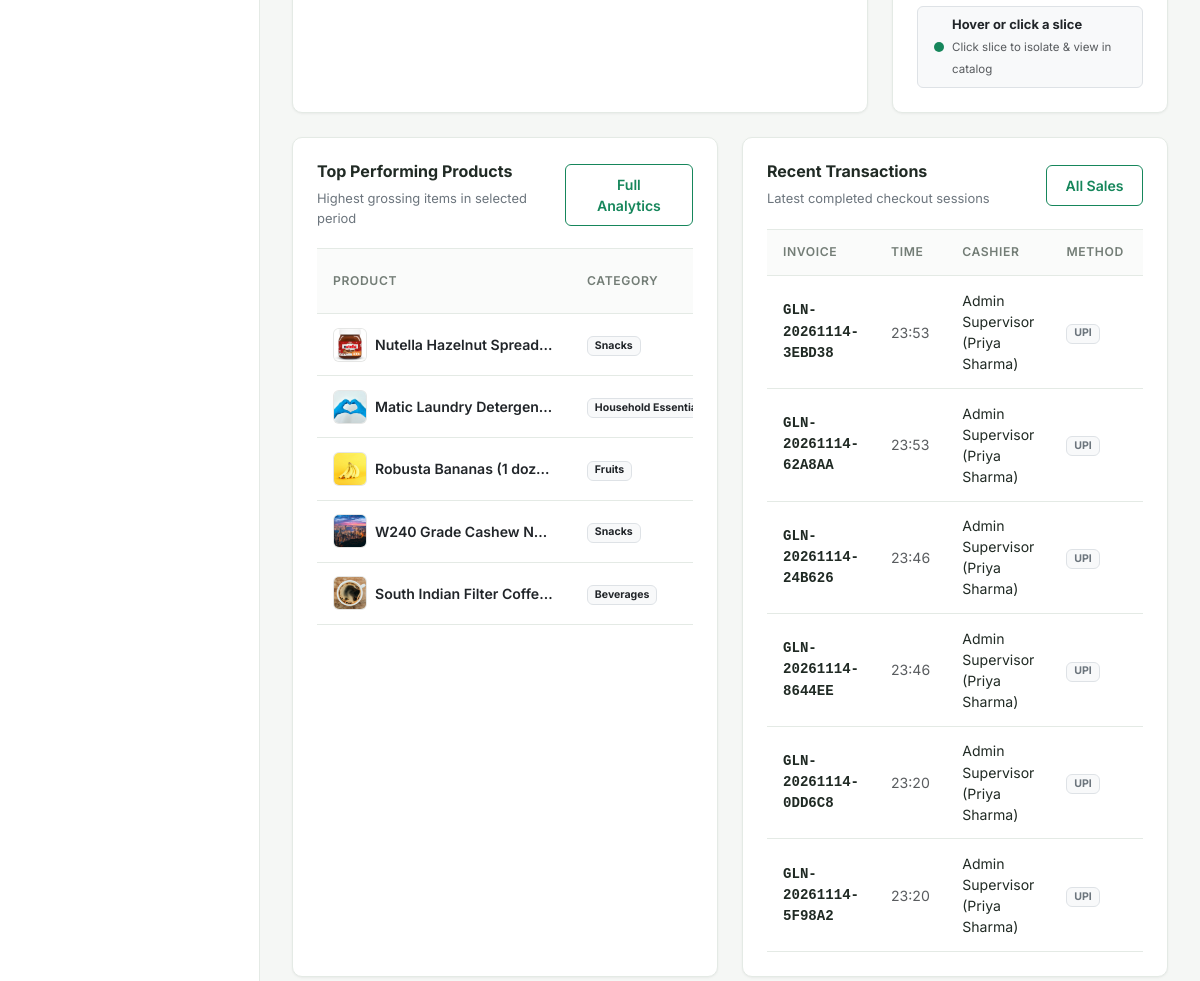
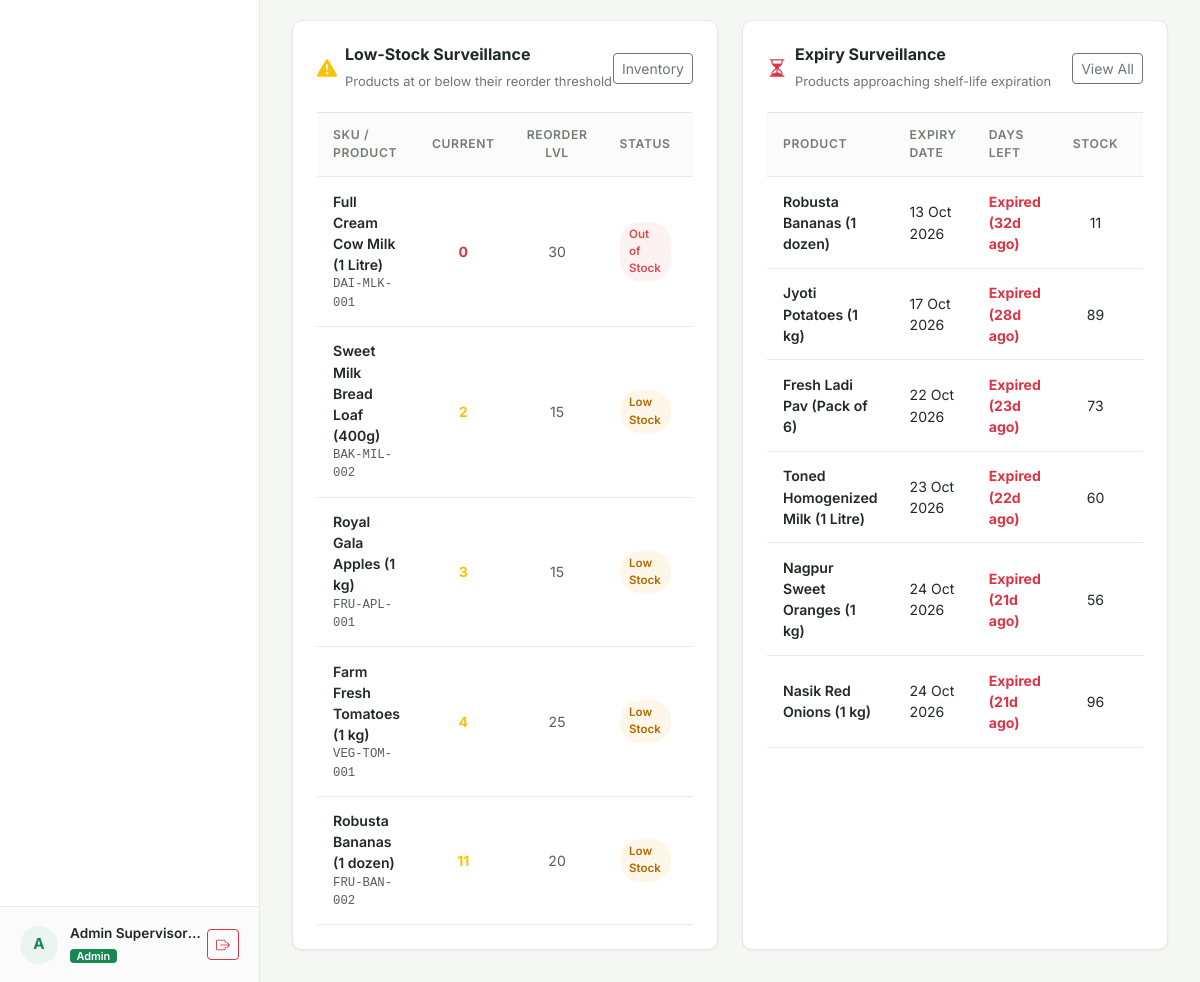
The page /dashboard (signed in, lower part) on the database as committed earlier (2 pictures, top to bottom).
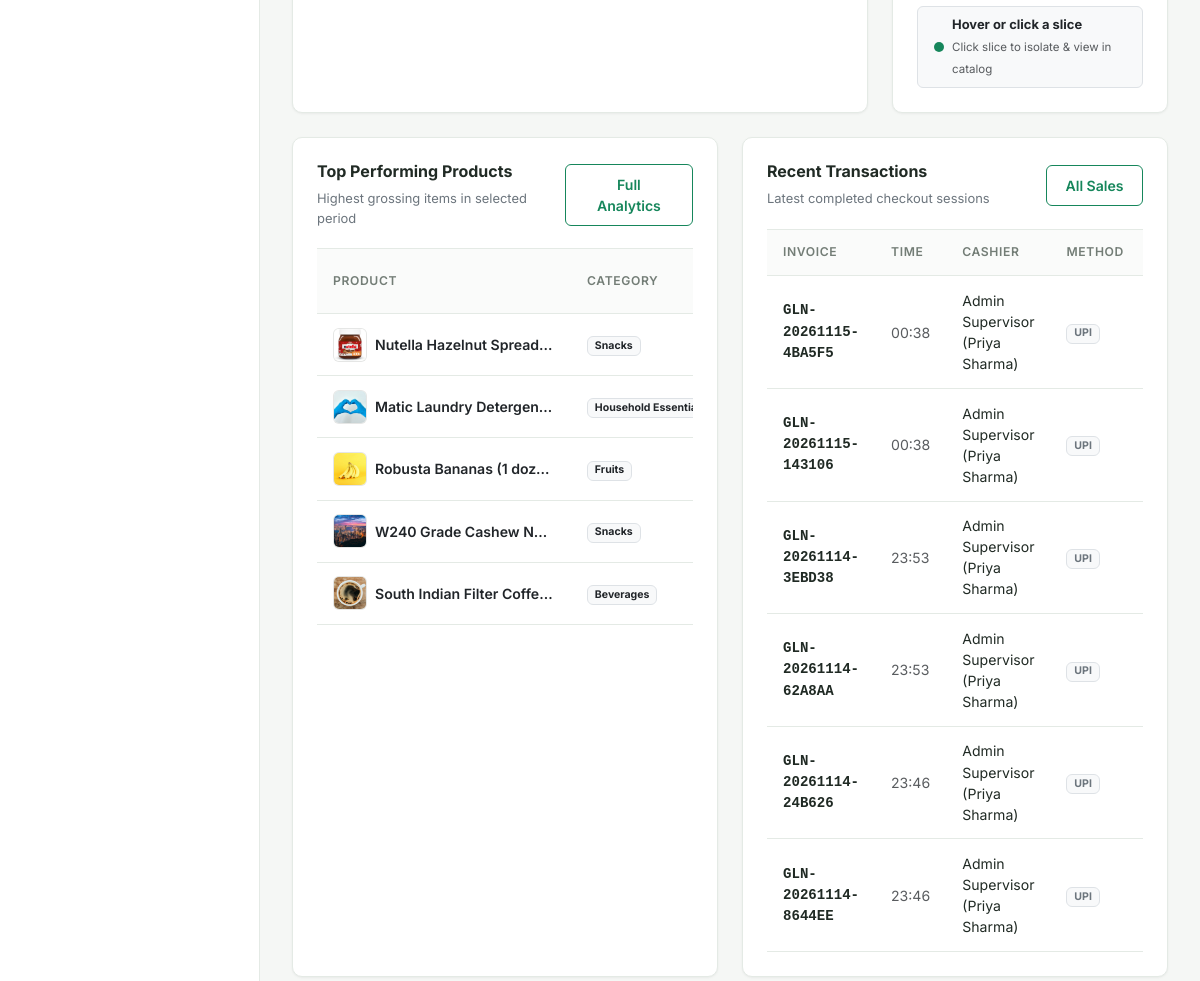
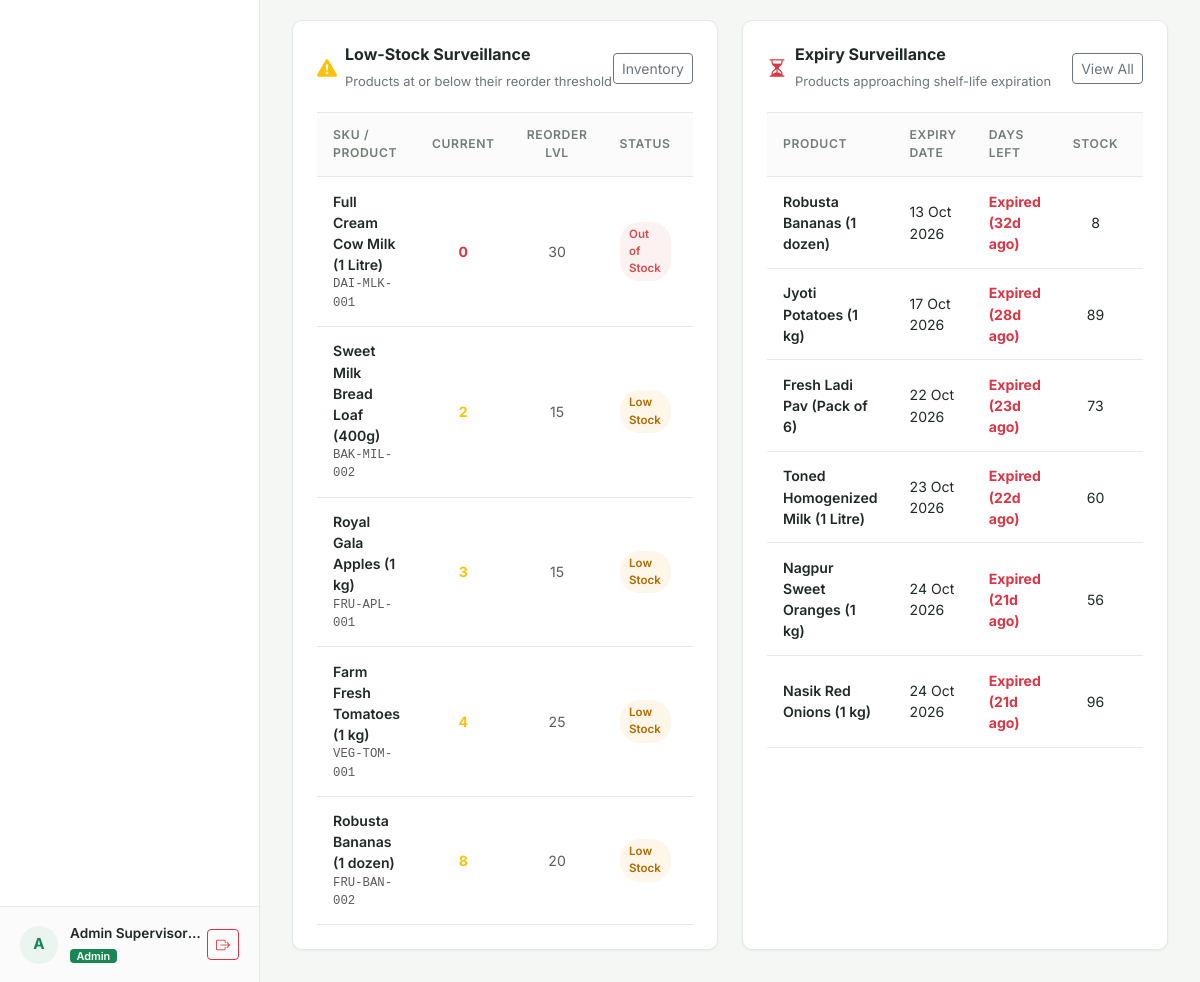
The same page on the database as committed later (2 pictures, top to bottom).
### models/product.py (models this page shows, shortened)
class Product(db.Model):
    __tablename__ = "products"
    product_id = db.Column(db.Integer, primary_key=True, autoincrement=True)
    sku = db.Column(db.String(50), unique=True, nullable=False, index=True)
    barcode = db.Column(db.String(50), nullable=True, index=True)
    name = db.Column(db.String(120), nullable=False, index=True)
    description = db.Column(db.Text, nullable=True)
    category = db.Column(db.String(50), nullable=False, index=True)
    unit_price = db.Column(db.Float, nullable=False)
    cost_price = db.Column(db.Float, default=0.0, nullable=False)
    stock_qty = db.Column(db.Integer, nullable=False, default=0)
    reorder_level = db.Column(db.Integer, nullable=False, default=10)
    expiry_date = db.Column(db.Date, nullable=True)
    supplier_id = db.Column(db.Integer, db.ForeignKey("suppliers.supplier_id"), nullable=True)
    image_path = db.Column(db.String(255), nullable=True)
    is_active = db.Column(db.Boolean, default=True, nullable=False, index=True)
    created_at = db.Column(db.DateTime, default=datetime.utcnow, nullable=False)
    updated_at = db.Column(db.DateTime, default=datetime.utcnow, onupdate=datetime.utcnow, nullable=False)
    supplier = db.relationship("Supplier", back_populates="products")
    sale_items = db.relationship("SaleItem", back_populates="product", lazy="dynamic")
    movements = db.relationship("InventoryMovement", back_populates="product", lazy="dynamic")
    @property
    def is_low_stock(self):
        return self.stock_qty <= self.reorder_level
    @property
    def days_to_expiry(self):
        if not self.expiry_date:
            return None
        today = date.today()
        return (self.expiry_date - today).days
    @property
    def expiry_status(self):
        if not self.expiry_date:
            return "no_expiry"
        days = self.days_to_expiry
        if days < 0:
            return "expired"
        elif days == 0:
            return "today"
        elif days <= 7:
            return "within_7"
        elif days <= 15:
            return "within_15"
        else:
            return "safe"

### models/sale_item.py (models this page shows, shortened)
class SaleItem(db.Model):
    __tablename__ = "sale_items"
    sale_item_id = db.Column(db.Integer, primary_key=True, autoincrement=True)
    sale_id = db.Column(db.Integer, db.ForeignKey("sales.sale_id", ondelete="CASCADE"), nullable=False, index=True)
    product_id = db.Column(db.Integer, db.ForeignKey("products.product_id", ondelete="SET NULL"), nullable=True, index=True)
    product_name_snapshot = db.Column(db.String(120), nullable=False)
    quantity = db.Column(db.Integer, nullable=False)
    unit_price = db.Column(db.Float, nullable=False)
    unit_cost_snapshot = db.Column(db.Float, nullable=False, default=0.0)
    discount_amount = db.Column(db.Float, nullable=False, default=0.0)
    line_total = db.Column(db.Float, nullable=False)
    sale = db.relationship("Sale", back_populates="items")
    product = db.relationship("Product", back_populates="sale_items")

### models/sale.py (models this page shows, shortened)
class Sale(db.Model):
    __tablename__ = "sales"
    sale_id = db.Column(db.Integer, primary_key=True, autoincrement=True)
    invoice_number = db.Column(db.String(50), unique=True, nullable=False, index=True)
    sale_date = db.Column(db.Date, nullable=False, default=date.today, index=True)
    sale_time = db.Column(db.Time, nullable=False, default=lambda: datetime.now().time())
    user_id = db.Column(db.Integer, db.ForeignKey("users.user_id"), nullable=False, index=True)
    subtotal = db.Column(db.Float, nullable=False, default=0.0)
    discount_amount = db.Column(db.Float, nullable=False, default=0.0)
    tax_amount = db.Column(db.Float, nullable=False, default=0.0)
    total_amount = db.Column(db.Float, nullable=False, default=0.0)
    payment_method = db.Column(db.String(30), nullable=False, default="Cash")
    transaction_status = db.Column(db.String(20), nullable=False, default="completed", index=True)
    customer_name = db.Column(db.String(100), nullable=True)
    customer_phone = db.Column(db.String(30), nullable=True)
    notes = db.Column(db.Text, nullable=True)
    created_at = db.Column(db.DateTime, default=datetime.utcnow, nullable=False, index=True)
    cashier = db.relationship("User", back_populates="sales")
    items = db.relationship("SaleItem", back_populates="sale", cascade="all, delete-orphan", lazy="joined")

### models/user.py (models this page shows, shortened)
class User(UserMixin, db.Model):
    __tablename__ = "users"
    user_id = db.Column(db.Integer, primary_key=True, autoincrement=True)
    username = db.Column(db.String(50), unique=True, nullable=False, index=True)
    full_name = db.Column(db.String(100), nullable=False)
    password_hash = db.Column(db.String(255), nullable=False)
    role = db.Column(db.String(20), nullable=False, default="cashier")  # 'admin' or 'cashier'
    is_active = db.Column(db.Boolean, default=True, nullable=False)
    created_at = db.Column(db.DateTime, default=datetime.utcnow, nullable=False)
    sales = db.relationship("Sale", back_populates="cashier", lazy="dynamic")
    movements = db.relationship("InventoryMovement", back_populates="user", lazy="dynamic")
    audit_logs = db.relationship("AuditLog", back_populates="user", lazy="dynamic")
    @property
    def is_admin(self):
        return self.role == "admin"

### routes/dashboard.py (the view)
@dashboard_bp.route("/")
@dashboard_bp.route("/dashboard")
@login_required
@admin_required
def index():
    range_key = request.args.get("range", "last_30_days")
    custom_start_str = request.args.get("start_date")
    custom_end_str = request.args.get("end_date")
    custom_start = None
    custom_end = None
    if custom_start_str:
        try:
            custom_start = date.fromisoformat(custom_start_str)
        except ValueError:
            pass
    if custom_end_str:
        try:
            custom_end = date.fromisoformat(custom_end_str)
        except ValueError:
            pass
    kpis = AnalyticsService.get_kpis(range_key, custom_start, custom_end)
    trend_data = AnalyticsService.get_sales_trend(range_key, custom_start, custom_end)
    top_products = AnalyticsService.get_top_products(range_key, limit=5, custom_start=custom_start, custom_end=custom_end)
    category_perf = AnalyticsService.get_category_performance(range_key, custom_start=custom_start, custom_end=custom_end)
    low_stock_list = InventoryService.get_low_stock_products(limit=6)
    near_expiry_list = InventoryService.get_expiry_alerts(days=15)[:6]
    recent_sales = Sale.query.filter_by(transaction_status="completed")\
        .order_by(Sale.sale_date.desc(), Sale.sale_time.desc())\
        .limit(6).all()
    return render_template(
        "dashboard/index.html",
        kpis=kpis,
        trend_data=trend_data,
        top_products=top_products,
        category_perf=category_perf,
        low_stock_list=low_stock_list,
        near_expiry_list=near_expiry_list,
        recent_sales=recent_sales,
        current_range=range_key,
    )

### routes/auth.py (called while the page is built)
def admin_required(f):
    @wraps(f)
    def decorated_function(*args, **kwargs):
        if not current_user.is_authenticated:
            return redirect(url_for("auth.login", next=request.url))
        if not current_user.is_admin:
            flash("Access denied: Administrator privileges required.", "danger")
            return abort(403)
        return f(*args, **kwargs)
    return decorated_function

### services/inventory_service.py (called while the page is built)
    @staticmethod
    def get_low_stock_products(limit=None):
        query = Product.query.filter(
            Product.is_active == True,
            Product.stock_qty <= Product.reorder_level,
        ).order_by(Product.stock_qty.asc())
        if limit:
            query = query.limit(limit)
        return query.all()

    @staticmethod
    def get_expiry_alerts(days=15):
        today = date.today()
        target_date = today + timedelta(days=days)
        products = Product.query.filter(
            Product.is_active == True,
            Product.expiry_date.isnot(None),
            Product.expiry_date <= target_date,
        ).order_by(Product.expiry_date.asc()).all()
        return products

### templates/dashboard/index.html (shortened to what the changed rows need)
{% extends "base.html" %}
{% block content %}
<div class="row g-4 mb-4">
  <div class="col-12 col-xl-6">
    <div class="card-custom h-100 mb-0">
      <div class="table-responsive">
        <table class="table-custom">
          <thead>
            <tr>
              <th>Product</th>
              <th>Category</th>
            </tr>
          </thead>
          <tbody>
            {% for p in top_products %}
            <tr>
              <td>
                <div class="d-flex align-items-center gap-2">
                  {% if p.image_path %}
                    <img src="{{ p.image_path }}" class="product-table-thumb" style="width: 34px; height: 34px;" alt="{{ p.name }}" loading="lazy" onerror="this.src='https://images.unsplash.com/photo-1542838132-92c53300491e?auto=format&fit=crop&w=80&q=75';">
                  {% else %}
                    <div class="product-table-thumb d-flex align-items-center justify-content-center text-muted bg-light" style="width: 34px; height: 34px; font-size: 0.8rem;">
                      <i class="bi bi-basket"></i>
                    </div>
                  {% endif %}
                  <span class="fw-semibold text-dark text-truncate" style="max-width: 180px;" title="{{ p.name }}">{{ p.name }}</span>
                </div>
              </td>
              <td><span class="badge bg-light text-dark border">{{ p.category }}</span></td>
            </tr>
            {% else %}
            <tr>
              <td colspan="4" class="text-center text-muted py-4">No completed sales recorded in this period.</td>
            </tr>
            {% endfor %}
          </tbody>
        </table>
      </div>
    </div>
  </div>
  <div class="col-12 col-xl-6">
    <div class="card-custom h-100 mb-0">
      <div class="table-responsive">
        <table class="table-custom">
          <thead>
            <tr>
              <th>Invoice</th>
              <th>Time</th>
              <th>Cashier</th>
              <th>Method</th>
              <th class="text-end">Total</th>
            </tr>
          </thead>
          <tbody>
            {% for s in recent_sales %}
            <tr>
              <td class="fw-semibold font-monospace small">{{ s.invoice_number }}</td>
              <td class="text-muted small">{{ s.sale_time.strftime('%H:%M') if s.sale_time else '' }}</td>
              <td>{{ s.cashier.full_name }}</td>
              <td><span class="badge bg-light text-secondary border">{{ s.payment_method }}</span></td>
              <td class="text-end fw-bold">{{ s.total_amount|currency }}</td>
            </tr>
            {% else %}
            <tr>
              <td colspan="6" class="text-center text-muted py-4">No transactions found.</td>
            </tr>
            {% endfor %}
          </tbody>
        </table>
      </div>
    </div>
  </div>
</div>
<div class="row g-4">
  <div class="col-12 col-xl-6">
    <div class="card-custom h-100 mb-0">
      <div class="table-responsive">
        <table class="table-custom">
          <thead>
            <tr>
              <th>SKU / Product</th>
              <th class="text-center">Current</th>
              <th class="text-center">Reorder Lvl</th>
              <th>Status</th>
              <th class="text-center">Action</th>
            </tr>
          </thead>
          <tbody>
            {% for item in low_stock_list %}
            <tr>
              <td>
                <div class="fw-semibold">{{ item.name }}</div>
                <div class="text-muted small font-monospace">{{ item.sku }}</div>
              </td>
              <td class="text-center fw-bold {% if item.stock_qty == 0 %}text-danger{% else %}text-warning{% endif %}">
                {{ item.stock_qty }}
              </td>
              <td class="text-center text-muted">{{ item.reorder_level }}</td>
              <td>
                {% if item.stock_qty == 0 %}
                  <span class="badge-custom badge-out-of-stock">Out of Stock</span>
                {% else %}
                  <span class="badge-custom badge-low-stock">Low Stock</span>
                {% endif %}
              </td>
              <td class="text-center">
              </td>
            </tr>
            {% else %}
            <tr>
              <td colspan="5" class="text-center text-success py-4">
                <i class="bi bi-check-circle me-1"></i> All products maintain optimal stock levels!
              </td>
            </tr>
            {% endfor %}
          </tbody>
        </table>
      </div>
    </div>
  </div>
  <div class="col-12 col-xl-6">
    <div class="card-custom h-100 mb-0">
      <div class="table-responsive">
        <table class="table-custom">
          <thead>
            <tr>
              <th>Product</th>
              <th>Expiry Date</th>
              <th>Days Left</th>
              <th class="text-center">Stock</th>
              <th>Severity</th>
            </tr>
          </thead>
          <tbody>
            {% for item in near_expiry_list %}
            <tr>
              <td class="fw-semibold">{{ item.name }}</td>
              <td>{{ item.expiry_date.strftime('%d %b %Y') if item.expiry_date else 'N/A' }}</td>
              <td>
                {% if item.days_to_expiry < 0 %}
                  <span class="text-danger fw-bold">Expired ({{ item.days_to_expiry|abs }}d ago)</span>
                {% elif item.days_to_expiry == 0 %}
                  <span class="text-danger fw-bold">Expires Today</span>
                {% else %}
                  <span class="text-warning fw-semibold">{{ item.days_to_expiry }} days</span>
                {% endif %}
              </td>
              <td class="text-center">{{ item.stock_qty }}</td>
              <td>
              </td>
            </tr>
            {% else %}
            <tr>
              <td colspan="5" class="text-center text-success py-4">
                <i class="bi bi-check-circle me-1"></i> No products approaching expiry within the next 15 days.
              </td>
            </tr>
            {% endfor %}
          </tbody>
        </table>
      </div>
    </div>
  </div>
</div>
{% endblock %}

Rows that differ between the two databases and show on the page:
no longer on this page (row unchanged): Sale: invoice_number "GLN-20261114-0DD6C8", sale_time "23:20", cashier.full_name "Admin Supervisor (Priya Sharma)", payment_method "UPI"
no longer on this page (row unchanged): Sale: invoice_number "GLN-20261114-5F98A2", sale_time "23:20", cashier.full_name "Admin Supervisor (Priya Sharma)", payment_method "UPI"
changed Product "Robusta Bananas (1 dozen)": stock_qty "11" → "8"
added Sale: invoice_number "GLN-20261115-4BA5F5", sale_time "00:38", cashier.full_name "Admin Supervisor (Priya Sharma)", payment_method "UPI"
added Sale: invoice_number "GLN-20261115-143106", sale_time "00:38", cashier.full_name "Admin Supervisor (Priya Sharma)", payment_method "UPI"
